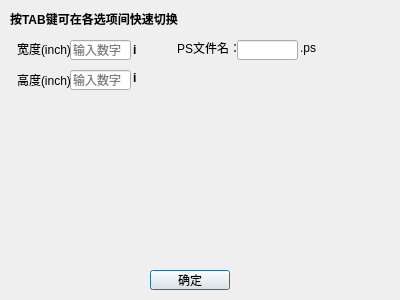
<?xml version="1.0" encoding="UTF-8"?>
<ui version="4.0">
 <class>new_ps_file</class>
 <widget class="QDialog" name="new_ps_file">
  <property name="geometry">
   <rect>
    <x>0</x>
    <y>0</y>
    <width>400</width>
    <height>300</height>
   </rect>
  </property>
  <property name="windowTitle">
   <string>Dialog</string>
  </property>
  <widget class="QLabel" name="w">
   <property name="geometry">
    <rect>
     <x>17</x>
     <y>41</y>
     <width>61</width>
     <height>16</height>
    </rect>
   </property>
   <property name="text">
    <string>宽度(inch)</string>
   </property>
  </widget>
  <widget class="QLabel" name="h">
   <property name="geometry">
    <rect>
     <x>17</x>
     <y>70</y>
     <width>61</width>
     <height>20</height>
    </rect>
   </property>
   <property name="text">
    <string>高度(inch)</string>
   </property>
  </widget>
  <widget class="QLineEdit" name="w_input">
   <property name="geometry">
    <rect>
     <x>70</x>
     <y>40</y>
     <width>61</width>
     <height>20</height>
    </rect>
   </property>
   <property name="placeholderText">
    <string>输入数字</string>
   </property>
  </widget>
  <widget class="QLineEdit" name="h_input">
   <property name="geometry">
    <rect>
     <x>70</x>
     <y>70</y>
     <width>61</width>
     <height>20</height>
    </rect>
   </property>
   <property name="placeholderText">
    <string>输入数字</string>
   </property>
  </widget>
  <widget class="QPushButton" name="ok_button">
   <property name="geometry">
    <rect>
     <x>150</x>
     <y>270</y>
     <width>80</width>
     <height>20</height>
    </rect>
   </property>
   <property name="text">
    <string>确定</string>
   </property>
  </widget>
  <widget class="QLabel" name="label_2">
   <property name="geometry">
    <rect>
     <x>10</x>
     <y>10</y>
     <width>191</width>
     <height>16</height>
    </rect>
   </property>
   <property name="text">
    <string>&lt;html&gt;&lt;head/&gt;&lt;body&gt;&lt;p&gt;&lt;span style=&quot; font-weight:600;&quot;&gt;按TAB键可在各选项间快速切换&lt;/span&gt;&lt;/p&gt;&lt;/body&gt;&lt;/html&gt;</string>
   </property>
   <property name="textFormat">
    <enum>Qt::AutoText</enum>
   </property>
  </widget>
  <widget class="QLabel" name="label">
   <property name="geometry">
    <rect>
     <x>177</x>
     <y>40</y>
     <width>61</width>
     <height>16</height>
    </rect>
   </property>
   <property name="text">
    <string>PS文件名：</string>
   </property>
  </widget>
  <widget class="QLineEdit" name="ps_fname">
   <property name="geometry">
    <rect>
     <x>237</x>
     <y>40</y>
     <width>61</width>
     <height>20</height>
    </rect>
   </property>
  </widget>
  <widget class="QLabel" name="label_3">
   <property name="geometry">
    <rect>
     <x>300</x>
     <y>40</y>
     <width>20</width>
     <height>16</height>
    </rect>
   </property>
   <property name="text">
    <string>.ps</string>
   </property>
  </widget>
  <widget class="QLabel" name="label_4">
   <property name="geometry">
    <rect>
     <x>133</x>
     <y>42</y>
     <width>16</width>
     <height>16</height>
    </rect>
   </property>
   <property name="text">
    <string>&lt;html&gt;&lt;head/&gt;&lt;body&gt;&lt;p&gt;&lt;span style=&quot; font-weight:600;&quot;&gt;i&lt;/span&gt;&lt;/p&gt;&lt;/body&gt;&lt;/html&gt;</string>
   </property>
  </widget>
  <widget class="QLabel" name="label_5">
   <property name="geometry">
    <rect>
     <x>133</x>
     <y>70</y>
     <width>16</width>
     <height>16</height>
    </rect>
   </property>
   <property name="text">
    <string>&lt;html&gt;&lt;head/&gt;&lt;body&gt;&lt;p&gt;&lt;span style=&quot; font-weight:600;&quot;&gt;i&lt;/span&gt;&lt;/p&gt;&lt;/body&gt;&lt;/html&gt;</string>
   </property>
  </widget>
 </widget>
 <tabstops>
  <tabstop>w_input</tabstop>
  <tabstop>h_input</tabstop>
  <tabstop>ps_fname</tabstop>
  <tabstop>ok_button</tabstop>
 </tabstops>
 <resources/>
 <connections/>
</ui>
